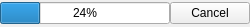
<ui version="4.0" >
 <class>ProgressBar</class>
 <widget class="QWidget" name="ProgressBar" >
  <property name="geometry" >
   <rect>
    <x>0</x>
    <y>0</y>
    <width>250</width>
    <height>27</height>
   </rect>
  </property>
  <property name="sizePolicy" >
   <sizepolicy vsizetype="Preferred" hsizetype="Expanding" >
    <horstretch>0</horstretch>
    <verstretch>0</verstretch>
   </sizepolicy>
  </property>
  <property name="windowTitle" >
   <string>Form</string>
  </property>
  <property name="autoFillBackground" >
   <bool>true</bool>
  </property>
  <layout class="QHBoxLayout" >
   <property name="spacing" >
    <number>0</number>
   </property>
   <property name="leftMargin" >
    <number>0</number>
   </property>
   <property name="topMargin" >
    <number>0</number>
   </property>
   <property name="rightMargin" >
    <number>0</number>
   </property>
   <property name="bottomMargin" >
    <number>0</number>
   </property>
   <item>
    <widget class="QProgressBar" name="progBar_" >
     <property name="value" >
      <number>24</number>
     </property>
    </widget>
   </item>
   <item>
    <widget class="QPushButton" name="cancelButton_" >
     <property name="text" >
      <string>Cancel</string>
     </property>
    </widget>
   </item>
  </layout>
 </widget>
 <resources/>
 <connections/>
</ui>
